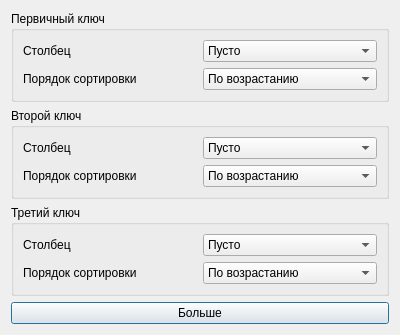
<?xml version="1.0" encoding="UTF-8"?>
<ui version="4.0">
 <class>Sort</class>
 <widget class="QDialog" name="Sort">
  <property name="geometry">
   <rect>
    <x>0</x>
    <y>0</y>
    <width>400</width>
    <height>300</height>
   </rect>
  </property>
  <property name="windowTitle">
   <string>Sort</string>
  </property>
  <layout class="QGridLayout" name="gridLayout">
   <item row="0" column="0">
    <widget class="QGroupBox" name="firstGroupBox">
     <property name="title">
      <string>Первичный ключ</string>
     </property>
     <layout class="QGridLayout">
      <item row="0" column="0">
       <widget class="QLabel" name="label1">
        <property name="text">
         <string>Столбец</string>
        </property>
       </widget>
      </item>
      <item row="0" column="1">
       <widget class="QComboBox" name="firstColumnCombo">
        <item><property name="text"><string>Пусто</string></property></item>
       </widget>
      </item>
      <item row="1" column="0">
       <widget class="QLabel" name="label2">
        <property name="text">
         <string>Порядок сортировки</string>
        </property>
       </widget>
      </item>
      <item row="1" column="1">
       <widget class="QComboBox" name="firstOrderCombo">
        <item><property name="text"><string>По возрастанию</string></property></item>
        <item><property name="text"><string>По убыванию</string></property></item>
       </widget>
      </item>
     </layout>
    </widget>
   </item>
   <item row="1" column="0">
    <widget class="QGroupBox" name="secondGroupBox">
     <property name="title">
      <string>Второй ключ</string>
     </property>
     <layout class="QGridLayout">
      <item row="0" column="0">
       <widget class="QLabel" name="label3">
        <property name="text">
         <string>Столбец</string>
        </property>
       </widget>
      </item>
      <item row="0" column="1">
       <widget class="QComboBox" name="secondColumnCombo">
        <item><property name="text"><string>Пусто</string></property></item>
       </widget>
      </item>
      <item row="1" column="0">
       <widget class="QLabel" name="label4">
        <property name="text">
         <string>Порядок сортировки</string>
        </property>
       </widget>
      </item>
      <item row="1" column="1">
       <widget class="QComboBox" name="secondOrderCombo">
        <item><property name="text"><string>По возрастанию</string></property></item>
        <item><property name="text"><string>По убыванию</string></property></item>
       </widget>
      </item>
     </layout>
    </widget>
   </item>
   <item row="2" column="0">
    <widget class="QGroupBox" name="thirdGroupBox">
     <property name="title">
      <string>Третий ключ</string>
     </property>
     <layout class="QGridLayout">
      <item row="0" column="0">
       <widget class="QLabel" name="label5">
        <property name="text">
         <string>Столбец</string>
        </property>
       </widget>
      </item>
      <item row="0" column="1">
       <widget class="QComboBox" name="thirdColumnCombo">
        <item><property name="text"><string>Пусто</string></property></item>
       </widget>
      </item>
      <item row="1" column="0">
       <widget class="QLabel" name="label6">
        <property name="text">
         <string>Порядок сортировки</string>
        </property>
       </widget>
      </item>
      <item row="1" column="1">
       <widget class="QComboBox" name="thirdOrderCombo">
        <item><property name="text"><string>По возрастанию</string></property></item>
        <item><property name="text"><string>По убыванию</string></property></item>
       </widget>
      </item>
     </layout>
    </widget>
   </item>
   <item row="3" column="0">
    <widget class="QPushButton" name="moreButton">
     <property name="text">
      <string>Больше</string>
     </property>
     <property name="checkable">
      <bool>true</bool>
     </property>
    </widget>
   </item>
  </layout>
 </widget>
 <resources/>
 <connections/>
</ui>
